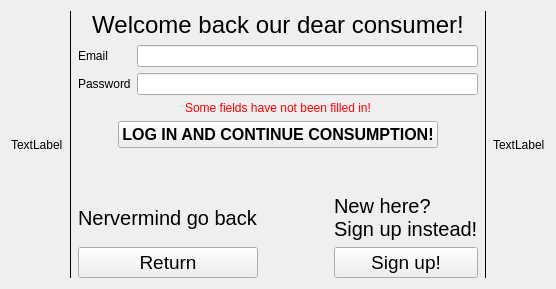
      <widget class="QWidget" name="pageLogIn">
       <layout class="QVBoxLayout" name="verticalLayout_7">
        <item>
         <layout class="QHBoxLayout" name="horizontalLayout_7">
          <item>
           <widget class="QLabel" name="labelLoginAd1">
            <property name="text">
             <string>TextLabel</string>
            </property>
           </widget>
          </item>
          <item>
           <widget class="Line" name="line_2">
            <property name="frameShape">
             <enum>QFrame::Shape::VLine</enum>
            </property>
            <property name="frameShadow">
             <enum>QFrame::Shadow::Plain</enum>
            </property>
           </widget>
          </item>
          <item>
           <layout class="QVBoxLayout" name="verticalLayout_8" stretch="0,0,0,1,3,0">
            <property name="spacing">
             <number>6</number>
            </property>
            <item>
             <widget class="QLabel" name="labelWelcomeBack">
              <property name="font">
               <font>
                <pointsize>18</pointsize>
               </font>
              </property>
              <property name="text">
               <string>Welcome back our dear consumer!</string>
              </property>
              <property name="alignment">
               <set>Qt::AlignmentFlag::AlignCenter</set>
              </property>
             </widget>
            </item>
            <item>
             <layout class="QFormLayout" name="formLayout_2">
              <item row="0" column="0">
               <widget class="QLabel" name="labelEmailLogin">
                <property name="text">
                 <string>Email</string>
                </property>
               </widget>
              </item>
              <item row="1" column="0">
               <widget class="QLabel" name="labelPasswordLogin">
                <property name="text">
                 <string>Password</string>
                </property>
               </widget>
              </item>
              <item row="0" column="1">
               <widget class="QLineEdit" name="lineEditLoginEmail"/>
              </item>
              <item row="1" column="1">
               <widget class="QLineEdit" name="lineEditLoginPassword"/>
              </item>
             </layout>
            </item>
            <item>
             <widget class="QLabel" name="labelLoginBadData">
              <property name="styleSheet">
               <string notr="true">color: red;</string>
              </property>
              <property name="text">
               <string>Some fields have not been filled in!</string>
              </property>
              <property name="alignment">
               <set>Qt::AlignmentFlag::AlignCenter</set>
              </property>
             </widget>
            </item>
            <item>
             <layout class="QHBoxLayout" name="horizontalLayout_8">
              <item>
               <spacer name="horizontalSpacer_3">
                <property name="orientation">
                 <enum>Qt::Orientation::Horizontal</enum>
                </property>
                <property name="sizeHint" stdset="0">
                 <size>
                  <width>40</width>
                  <height>20</height>
                 </size>
                </property>
               </spacer>
              </item>
              <item>
               <widget class="QPushButton" name="btnLogIn">
                <property name="sizePolicy">
                 <sizepolicy hsizetype="Minimum" vsizetype="Minimum">
                  <horstretch>0</horstretch>
                  <verstretch>0</verstretch>
                 </sizepolicy>
                </property>
                <property name="font">
                 <font>
                  <pointsize>12</pointsize>
                  <bold>true</bold>
                 </font>
                </property>
                <property name="text">
                 <string>LOG IN AND CONTINUE CONSUMPTION!</string>
                </property>
               </widget>
              </item>
              <item>
               <spacer name="horizontalSpacer_4">
                <property name="orientation">
                 <enum>Qt::Orientation::Horizontal</enum>
                </property>
                <property name="sizeHint" stdset="0">
                 <size>
                  <width>40</width>
                  <height>20</height>
                 </size>
                </property>
               </spacer>
              </item>
             </layout>
            </item>
            <item>
             <spacer name="verticalSpacer_2">
              <property name="orientation">
               <enum>Qt::Orientation::Vertical</enum>
              </property>
              <property name="sizeHint" stdset="0">
               <size>
                <width>20</width>
                <height>40</height>
               </size>
              </property>
             </spacer>
            </item>
            <item>
             <layout class="QHBoxLayout" name="horizontalLayout_15">
              <item>
               <layout class="QVBoxLayout" name="verticalLayout_16">
                <item>
                 <widget class="QLabel" name="labelGobackLogin">
                  <property name="font">
                   <font>
                    <pointsize>15</pointsize>
                   </font>
                  </property>
                  <property name="text">
                   <string>Nervermind go back</string>
                  </property>
                 </widget>
                </item>
                <item>
                 <widget class="QPushButton" name="btnLoginGotoMain">
                  <property name="font">
                   <font>
                    <pointsize>14</pointsize>
                    <fontweight>DemiBold</fontweight>
                   </font>
                  </property>
                  <property name="text">
                   <string>Return</string>
                  </property>
                 </widget>
                </item>
               </layout>
              </item>
              <item>
               <spacer name="horizontalSpacer_10">
                <property name="orientation">
                 <enum>Qt::Orientation::Horizontal</enum>
                </property>
                <property name="sizeHint" stdset="0">
                 <size>
                  <width>40</width>
                  <height>20</height>
                 </size>
                </property>
               </spacer>
              </item>
              <item>
               <layout class="QVBoxLayout" name="verticalLayout_15">
                <item>
                 <widget class="QLabel" name="labelGoRegister">
                  <property name="font">
                   <font>
                    <pointsize>15</pointsize>
                   </font>
                  </property>
                  <property name="text">
                   <string>New here?
Sign up instead!</string>
                  </property>
                 </widget>
                </item>
                <item>
                 <widget class="QPushButton" name="btnLoginGotoSignUp">
                  <property name="font">
                   <font>
                    <pointsize>14</pointsize>
                    <fontweight>DemiBold</fontweight>
                   </font>
                  </property>
                  <property name="text">
                   <string>Sign up!</string>
                  </property>
                 </widget>
                </item>
               </layout>
              </item>
             </layout>
            </item>
           </layout>
          </item>
          <item>
           <widget class="Line" name="line_13">
            <property name="frameShape">
             <enum>QFrame::Shape::VLine</enum>
            </property>
            <property name="frameShadow">
             <enum>QFrame::Shadow::Plain</enum>
            </property>
           </widget>
          </item>
          <item>
           <widget class="QLabel" name="labelLoginAd2">
            <property name="text">
             <string>TextLabel</string>
            </property>
           </widget>
          </item>
         </layout>
        </item>
       </layout>
      </widget>
